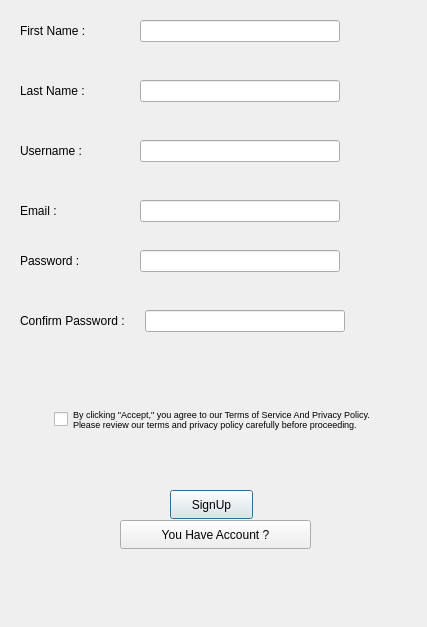
<?xml version="1.0" encoding="UTF-8"?>
<ui version="4.0">
 <class>SignUp</class>
 <widget class="QDialog" name="SignUp">
  <property name="geometry">
   <rect>
    <x>0</x>
    <y>0</y>
    <width>427</width>
    <height>627</height>
   </rect>
  </property>
  <property name="windowTitle">
   <string>Dialog</string>
  </property>
  <widget class="QPushButton" name="FinishSignupButton">
   <property name="geometry">
    <rect>
     <x>170</x>
     <y>490</y>
     <width>83</width>
     <height>29</height>
    </rect>
   </property>
   <property name="text">
    <string>SignUp</string>
   </property>
  </widget>
  <widget class="QPushButton" name="SignInButton">
   <property name="geometry">
    <rect>
     <x>120</x>
     <y>520</y>
     <width>191</width>
     <height>29</height>
    </rect>
   </property>
   <property name="text">
    <string>You Have Account ?</string>
   </property>
  </widget>
  <widget class="QWidget" name="horizontalLayoutWidget">
   <property name="geometry">
    <rect>
     <x>0</x>
     <y>20</y>
     <width>431</width>
     <height>51</height>
    </rect>
   </property>
   <layout class="QHBoxLayout" name="horizontalLayout">
    <property name="spacing">
     <number>20</number>
    </property>
    <property name="sizeConstraint">
     <enum>QLayout::SizeConstraint::SetFixedSize</enum>
    </property>
    <property name="leftMargin">
     <number>20</number>
    </property>
    <property name="rightMargin">
     <number>20</number>
    </property>
    <item>
     <widget class="QLabel" name="FirstNameLabel">
      <property name="minimumSize">
       <size>
        <width>100</width>
        <height>0</height>
       </size>
      </property>
      <property name="text">
       <string>First Name :</string>
      </property>
     </widget>
    </item>
    <item alignment="Qt::AlignmentFlag::AlignLeft">
     <widget class="QLineEdit" name="FirstNameEntry">
      <property name="minimumSize">
       <size>
        <width>200</width>
        <height>0</height>
       </size>
      </property>
     </widget>
    </item>
   </layout>
  </widget>
  <widget class="QWidget" name="horizontalLayoutWidget_2">
   <property name="geometry">
    <rect>
     <x>0</x>
     <y>80</y>
     <width>431</width>
     <height>51</height>
    </rect>
   </property>
   <layout class="QHBoxLayout" name="horizontalLayout_2">
    <property name="spacing">
     <number>20</number>
    </property>
    <property name="sizeConstraint">
     <enum>QLayout::SizeConstraint::SetFixedSize</enum>
    </property>
    <property name="leftMargin">
     <number>20</number>
    </property>
    <property name="rightMargin">
     <number>20</number>
    </property>
    <item>
     <widget class="QLabel" name="LastNameLabel">
      <property name="minimumSize">
       <size>
        <width>100</width>
        <height>0</height>
       </size>
      </property>
      <property name="text">
       <string>Last Name :</string>
      </property>
     </widget>
    </item>
    <item alignment="Qt::AlignmentFlag::AlignLeft">
     <widget class="QLineEdit" name="LastNameEntry">
      <property name="minimumSize">
       <size>
        <width>200</width>
        <height>0</height>
       </size>
      </property>
     </widget>
    </item>
   </layout>
  </widget>
  <widget class="QWidget" name="horizontalLayoutWidget_3">
   <property name="geometry">
    <rect>
     <x>0</x>
     <y>140</y>
     <width>431</width>
     <height>51</height>
    </rect>
   </property>
   <layout class="QHBoxLayout" name="horizontalLayout_3">
    <property name="spacing">
     <number>20</number>
    </property>
    <property name="sizeConstraint">
     <enum>QLayout::SizeConstraint::SetFixedSize</enum>
    </property>
    <property name="leftMargin">
     <number>20</number>
    </property>
    <property name="rightMargin">
     <number>20</number>
    </property>
    <item>
     <widget class="QLabel" name="UsernameLabel">
      <property name="minimumSize">
       <size>
        <width>100</width>
        <height>0</height>
       </size>
      </property>
      <property name="text">
       <string>Username :</string>
      </property>
     </widget>
    </item>
    <item alignment="Qt::AlignmentFlag::AlignLeft">
     <widget class="QLineEdit" name="UsernameEntry">
      <property name="minimumSize">
       <size>
        <width>200</width>
        <height>0</height>
       </size>
      </property>
     </widget>
    </item>
   </layout>
  </widget>
  <widget class="QWidget" name="horizontalLayoutWidget_4">
   <property name="geometry">
    <rect>
     <x>0</x>
     <y>200</y>
     <width>431</width>
     <height>51</height>
    </rect>
   </property>
   <layout class="QHBoxLayout" name="horizontalLayout_4">
    <property name="spacing">
     <number>20</number>
    </property>
    <property name="sizeConstraint">
     <enum>QLayout::SizeConstraint::SetFixedSize</enum>
    </property>
    <property name="leftMargin">
     <number>20</number>
    </property>
    <property name="rightMargin">
     <number>20</number>
    </property>
    <item>
     <widget class="QLabel" name="EmailLabel">
      <property name="minimumSize">
       <size>
        <width>100</width>
        <height>0</height>
       </size>
      </property>
      <property name="text">
       <string>Email :</string>
      </property>
     </widget>
    </item>
    <item alignment="Qt::AlignmentFlag::AlignLeft">
     <widget class="QLineEdit" name="EmailEntry">
      <property name="minimumSize">
       <size>
        <width>200</width>
        <height>0</height>
       </size>
      </property>
     </widget>
    </item>
   </layout>
  </widget>
  <widget class="QWidget" name="horizontalLayoutWidget_5">
   <property name="geometry">
    <rect>
     <x>0</x>
     <y>250</y>
     <width>431</width>
     <height>51</height>
    </rect>
   </property>
   <layout class="QHBoxLayout" name="horizontalLayout_5">
    <property name="spacing">
     <number>20</number>
    </property>
    <property name="sizeConstraint">
     <enum>QLayout::SizeConstraint::SetFixedSize</enum>
    </property>
    <property name="leftMargin">
     <number>20</number>
    </property>
    <property name="rightMargin">
     <number>20</number>
    </property>
    <item>
     <widget class="QLabel" name="PasswordLabel">
      <property name="minimumSize">
       <size>
        <width>100</width>
        <height>0</height>
       </size>
      </property>
      <property name="text">
       <string>Password :</string>
      </property>
     </widget>
    </item>
    <item alignment="Qt::AlignmentFlag::AlignLeft">
     <widget class="QLineEdit" name="PasswordEntry">
      <property name="minimumSize">
       <size>
        <width>200</width>
        <height>0</height>
       </size>
      </property>
     </widget>
    </item>
   </layout>
  </widget>
  <widget class="QWidget" name="horizontalLayoutWidget_6">
   <property name="geometry">
    <rect>
     <x>0</x>
     <y>310</y>
     <width>431</width>
     <height>51</height>
    </rect>
   </property>
   <layout class="QHBoxLayout" name="horizontalLayout_6">
    <property name="spacing">
     <number>20</number>
    </property>
    <property name="sizeConstraint">
     <enum>QLayout::SizeConstraint::SetFixedSize</enum>
    </property>
    <property name="leftMargin">
     <number>20</number>
    </property>
    <property name="rightMargin">
     <number>20</number>
    </property>
    <item>
     <widget class="QLabel" name="ConfirmPasswordLabel">
      <property name="minimumSize">
       <size>
        <width>100</width>
        <height>0</height>
       </size>
      </property>
      <property name="text">
       <string>Confirm Password :</string>
      </property>
     </widget>
    </item>
    <item alignment="Qt::AlignmentFlag::AlignLeft">
     <widget class="QLineEdit" name="ConfirmPasswordEntry">
      <property name="minimumSize">
       <size>
        <width>200</width>
        <height>0</height>
       </size>
      </property>
     </widget>
    </item>
   </layout>
  </widget>
  <widget class="QWidget" name="verticalLayoutWidget">
   <property name="geometry">
    <rect>
     <x>0</x>
     <y>380</y>
     <width>431</width>
     <height>80</height>
    </rect>
   </property>
   <layout class="QVBoxLayout" name="verticalLayout">
    <item alignment="Qt::AlignmentFlag::AlignHCenter">
     <widget class="QCheckBox" name="checkBox">
      <property name="font">
       <font>
        <pointsize>7</pointsize>
       </font>
      </property>
      <property name="text">
       <string>By clicking &quot;Accept,&quot; you agree to our Terms of Service And Privacy Policy.
Please review our terms and privacy policy carefully before proceeding.</string>
      </property>
     </widget>
    </item>
   </layout>
  </widget>
 </widget>
 <resources/>
 <connections/>
</ui>
